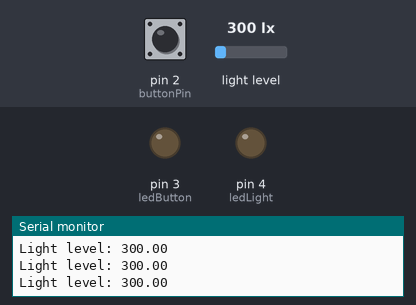
The sketch below on a simulated Arduino Uno, built with avr-gcc and run on an emulated ATmega328P. Shown: output pins drawn as LEDs (lit = HIGH), the last lines printed to the serial monitor. The test bench sets the inputs (shaded band); at power-on: pin 2 (buttonPin) HIGH, light level 300 lx.

Above: at 1.8 s.
1.9 s: pin 2 (buttonPin) pulled LOW for 0.65 s
At 2.4 s:
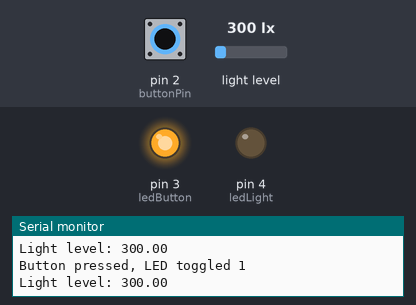
4.0 s: light level set to 21 lx
5.5 s: light level set to 17 lx
At 6.4 s:
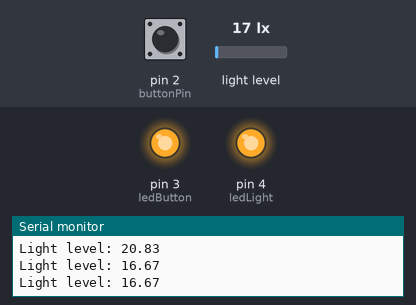
7.0 s: pin 2 (buttonPin) pulled LOW for 1 s
At 7.4 s:
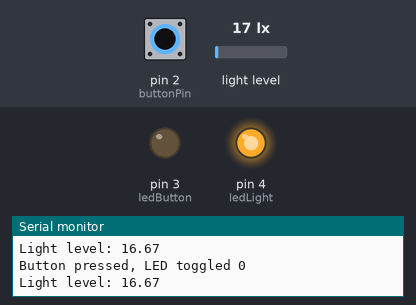
9.5 s: pin 2 (buttonPin) pulled LOW for 3.2 s
At 10.5 s:
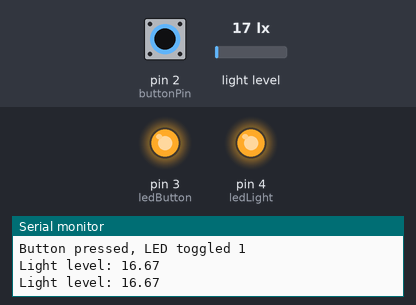
14.2 s: light level set to 40 lx
At 15.6 s:
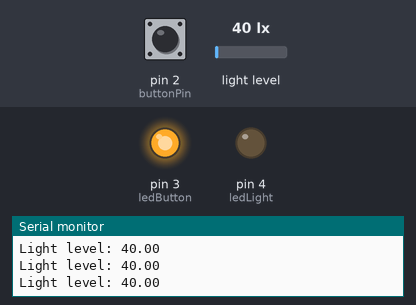
Timing chart, 0 to 17.0 s (numbered marks = the images above; inputs shaded):
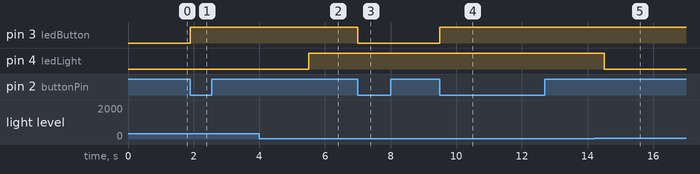

Measured:
- the behaviour switches between 20 and 19 lx on light level (found by bisection; images 1 and 2)
- after the input at 1.9 s, pin 3 (ledButton): LOW → HIGH at once
- after the input at 5.5 s, pin 4 (ledLight): LOW → HIGH at once
- after the input at 7.0 s, pin 3 (ledButton): HIGH → LOW at once
- after the input at 9.5 s, pin 3 (ledButton): LOW → HIGH at once
- after the input at 14.2 s, pin 4 (ledLight): HIGH → LOW after 0.30 s

The sketch:

Button.ino
```cpp
#include <Wire.h>
#include <BH1750.h>
#include <Arduino.h>

const int buttonPin = 2;  // Push button input
const int ledButton = 3;  // LED toggled by button
const int ledLight = 4;   // LED controlled by light sensor

volatile int buttonState;
bool ledLightState = false;

unsigned long lastLightCheck = 0;
const unsigned long lightInterval = 500;

BH1750 lightMeter;

// === Interrupt: Button Press ===
void handleButtonPress() {
  buttonState = digitalRead(buttonPin);
  digitalWrite(ledButton, !digitalRead(ledButton));
  Serial.print("Button pressed, LED toggled ");
  Serial.println(digitalRead(ledButton));
}


void setup() {
  pinMode(buttonPin, INPUT_PULLUP);
  pinMode(ledButton, OUTPUT);
  pinMode(ledLight, OUTPUT);

  Serial.begin(9600);
  while (!Serial)
    ;  // Wait for Serial Monitor

  Wire.begin();
  if (!lightMeter.begin()) {
    Serial.println("BH1750 not found!");
    while (1)
      ;
  }

  attachInterrupt(digitalPinToInterrupt(buttonPin), handleButtonPress, FALLING);

}

void loop() {
  // === Push Button Interrupt Handler ===
  // if (buttonToggled) {
  //   buttonToggled = false;
  //   digitalWrite(ledButton, !digitalRead(ledButton));
  //   Serial.println("Button pressed, LED toggled.");
  // }

  // === Light Sensor Triggered from Timer Flag ===
  if (millis() - lastLightCheck >= lightInterval) {
    lastLightCheck = millis();

    float lux = lightMeter.readLightLevel();
    Serial.print("Light level: ");
    Serial.println(lux);

    if (lux < 20.0) {
      ledLightState = true;
    } else {
      ledLightState = false;
    }
    digitalWrite(ledLight, ledLightState);
  }
}
```
